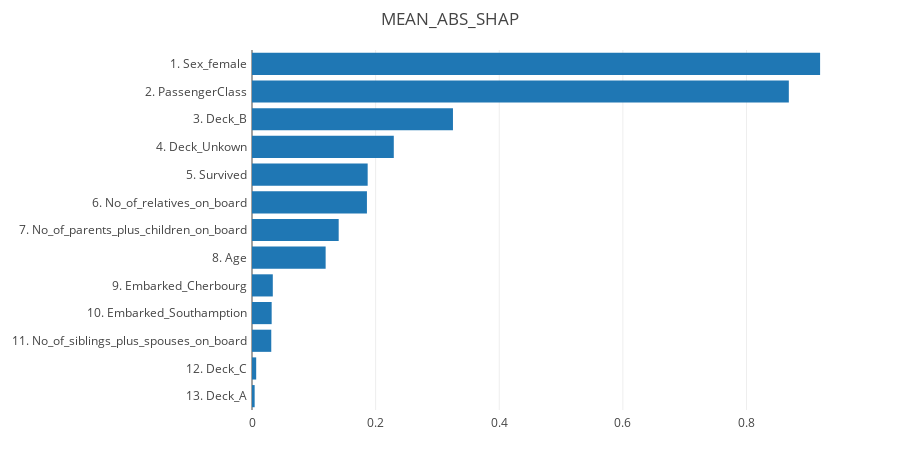

Write notebook code for a chart like this one.
### Code cell
explainer.plot_interactions("Sex_female")

### Figure 1 — Plotly figure (JSON) as saved in the notebook; plotly's stock layout.template omitted (floating-point values rounded to 4 significant figures)
{"data": [{"hoverinfo": "text", "orientation": "h", "type": "bar", "x": [0.004281, 0.006774, 0.03118, 0.03181, 0.03365, 0.1191, 0.1403, 0.1859, 0.1871, 0.2294, 0.3251, 0.8685, 0.9191], "y": ["13. Deck_A", "12. Deck_C", "11. No_of_siblings_plus_spouses_on_board", "10. Embarked_Southamption", "9. Embarked_Cherbourg", "8. Age", "7. No_of_parents_plus_children_on_board", "6. No_of_relatives_on_board", "5. Survived", "4. Deck_Unkown", "3. Deck_B", "2. PassengerClass", "1. Sex_female"]}], "layout": {"height": 460, "margin": {"b": 50, "l": 252, "pad": 4, "r": 50, "t": 50}, "plot_bgcolor": "#fff", "showlegend": false, "title": {"text": "MEAN_ABS_SHAP"}, "xaxis": {"automargin": true}, "yaxis": {"automargin": true}}}
